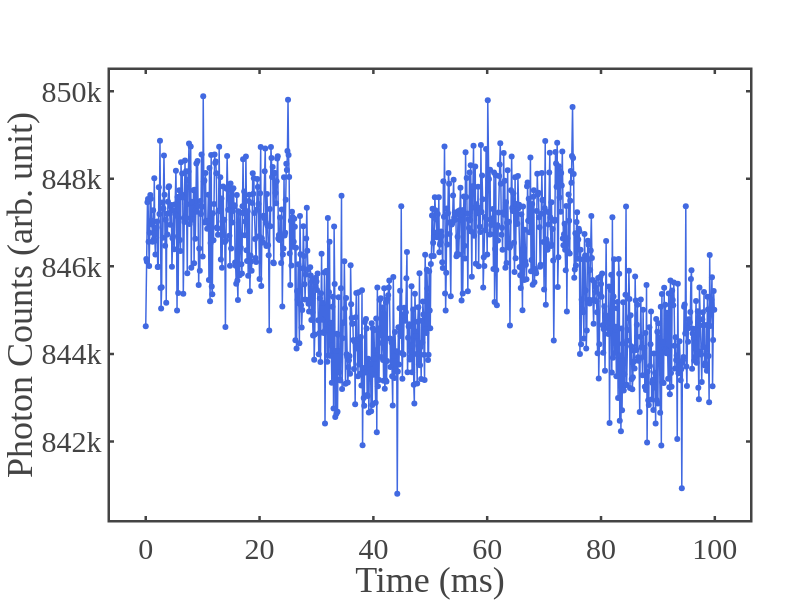

Source (notebook cell):
### Code cell
import numpy as np
import pandas as pd
import plotly.graph_objects as go
from scipy.optimize import curve_fit
import plotly.io as pio
import os
import re

# --- Custom Plotly Template with axis label & tick label font sizes ---
fig_template = go.layout.Template()
fig_template.layout = {
    'template': 'simple_white+presentation',
    'autosize': False,
    'width': 800,
    'height': 600,
    'xaxis': {
        'ticks': 'inside',
        'mirror': 'ticks',
        'linewidth': 2.5,
        'tickwidth': 2.5,
        'ticklen': 4,
        'showline': True,
        'showgrid': False,
        'zerolinecolor': 'white',
        # 'titlefont': dict(size=34),   # axis label font size
        # 'tickfont': dict(size=30),   # tick labels font size
    },
    'yaxis': {
        'ticks': 'inside',
        'mirror': 'ticks',
        'linewidth': 2.5,
        'tickwidth': 2.5,
        'ticklen': 4,
        'showline': True,
        'showgrid': False,
        'zerolinecolor': 'white',
        # 'titlefont': dict(size=34),   # axis label font size
        # 'tickfont': dict(size=30),    # tick labels font size
    },
    'font': {
        'family': 'mathjax',
        'size': 30,  # legend, annotation, general text
    }
}

# ============================================================
# --- File Path ---
# ============================================================
file_path = r"D:\Atanu\Atanu_Github\NaBiF4_PL_analysis\NaBiF4_PL_analysis\datas\Aug\23 august\clean Particle\NaYF4\975nm_300mW_constant_1064nm_20Hz_pulsing.txt"

# ============================================================
# --- Load Data ---
# ============================================================
arr = np.loadtxt(file_path, skiprows=1)

time = arr[:, 0]
counts = arr[:, 1]

# ============================================================
# --- Plot Raw Data (hide legend) ---
# ============================================================
fig = go.Figure()

fig.add_trace(go.Scatter(
    x=time / 1e9,          # convert to ms
    y=counts,
    mode='lines+markers',
    showlegend=False,
    line=dict(width=1.5, color='royalblue'),
))

# ============================================================
# --- Add Corrected Double Exponential Fit Curve (no normalization) ---
# ============================================================

# Fit parameters and constants (example values)
y0 = 4.9415e+5
A1 = 4485.3
tau1 = 7.5842e+8
A2 = 5729.9
tau2 = 7.4681e+9
X0 = 2.47e+10

# Fit x-range in ms
x1_ms, x2_ms = 24.7, 50
x_fit_orig = np.linspace(x1_ms, x2_ms, 400) * 1e9

y_fit = (
    y0
    + A1 * np.exp(-(x_fit_orig - X0) / tau1)
    + A2 * np.exp(-(x_fit_orig - X0) / tau2)
)

# # plot fit (convert x back to ms for plotting)
# fig.add_trace(go.Scatter(
#     x=x_fit_orig / 1e9,
#     y=y_fit,
#     mode='lines',
#     line=dict(width=3, color='crimson'),
#     showlegend=False
# ))

# ============================================================
# --- Figure Layout ---
# ============================================================
fig.update_layout(
    template=fig_template,
    xaxis_title="Time (ms)",
    yaxis_title="Photon Counts (arb. unit)",
    width=800,
    height=600,
    margin=dict(l=110, r=50, t=70, b=80),
)

# set explicit y-axis range if needed
# fig.update_yaxes(range=[492500, 506100])

# Optional: adjust x-axis range
# fig.update_xaxes(range=[0, 100])

fig.show()


# ============================================================
# --- Save Figure ---
# ============================================================
save_folder = r"D:\Atanu\Atanu_Github\NaBiF4_PL_analysis\NaBiF4_PL_analysis\figures in paper"
os.makedirs(save_folder, exist_ok=True)
output_path = os.path.join(save_folder, "NaYF4_quenching.png")
pio.write_image(fig, output_path, format='png', scale=4)
print(f"✅ Figure saved as: {output_path}")

### Figure 1 — Plotly figure (JSON) as saved in the notebook; plotly's stock layout.template omitted (floating-point values rounded to 4 significant figures; data arrays with more than 128 entries replaced by an {"elided": "..."} marker saying what was removed)
{"data": [{"line": {"color": "royalblue", "width": 1.5}, "mode": "lines+markers", "showlegend": false, "type": "scatter", "x": {"elided": "1000 float values"}, "y": {"elided": "1000 float values"}}], "layout": {"height": 600, "margin": {"b": 80, "l": 110, "r": 50, "t": 70}, "width": 800, "xaxis": {"title": {"text": "Time (ms)"}}, "yaxis": {"title": {"text": "Photon Counts (arb. unit)"}}}}
